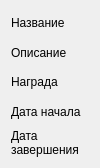
                 <widget class="QWidget" name="scrollAreaWidgetContents_2">
                  <property name="geometry">
                   <rect>
                    <x>0</x>
                    <y>0</y>
                    <width>100</width>
                    <height>168</height>
                   </rect>
                  </property>
                  <layout class="QGridLayout" name="gridLayout_16">
                   <item row="4" column="0">
                    <widget class="QLabel" name="date_end_selected_completed_quest">
                     <property name="text">
                      <string>Дата завершения</string>
                     </property>
                     <property name="wordWrap">
                      <bool>true</bool>
                     </property>
                    </widget>
                   </item>
                   <item row="2" column="0">
                    <widget class="QLabel" name="prize_selected_completed_quest">
                     <property name="text">
                      <string>Награда</string>
                     </property>
                     <property name="wordWrap">
                      <bool>true</bool>
                     </property>
                    </widget>
                   </item>
                   <item row="1" column="0">
                    <widget class="QLabel" name="description_selected_completed_quest">
                     <property name="text">
                      <string>Описание</string>
                     </property>
                     <property name="wordWrap">
                      <bool>true</bool>
                     </property>
                    </widget>
                   </item>
                   <item row="0" column="0">
                    <widget class="QLabel" name="name_selected_completed_quest">
                     <property name="text">
                      <string>Название</string>
                     </property>
                     <property name="wordWrap">
                      <bool>true</bool>
                     </property>
                    </widget>
                   </item>
                   <item row="3" column="0">
                    <widget class="QLabel" name="date_start_selected_completed_quest">
                     <property name="text">
                      <string>Дата начала</string>
                     </property>
                     <property name="wordWrap">
                      <bool>true</bool>
                     </property>
                    </widget>
                   </item>
                  </layout>
                 </widget>
